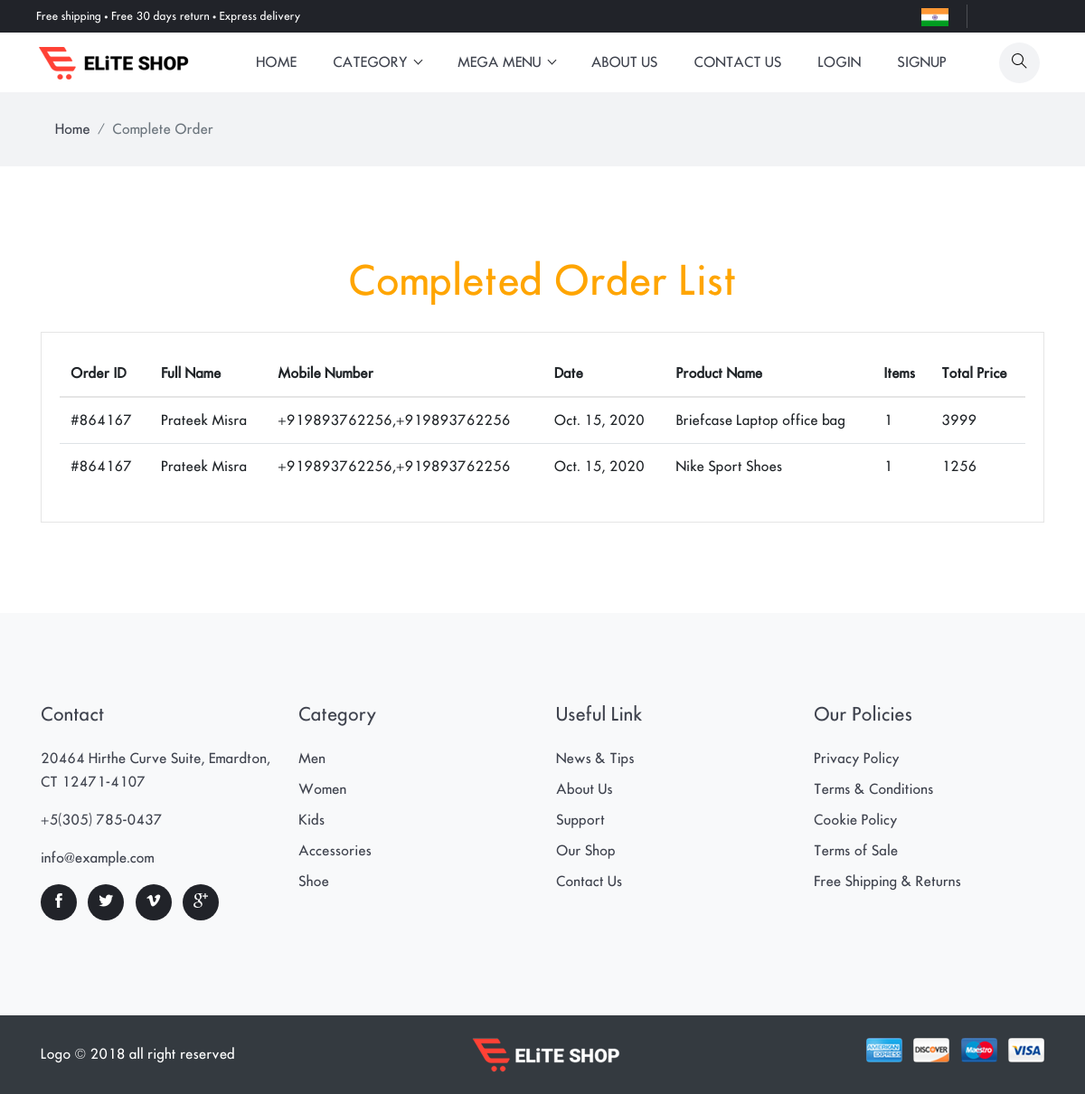
Screenshot of /Completed_Order_list/ with the database file from the repository.
### shopping/models.py (models this page shows, shortened)
class Order_product_detail(models.Model):
    order_detail = models.ForeignKey(Order_Product,on_delete=models.CASCADE,null = True)
    pro = models.ForeignKey(Product, on_delete=models.CASCADE, null=True, blank=True)
    quantity = models.IntegerField(null=True)
    totalprice = models.IntegerField(null=True)
    expected_date = models.DateField(null=True)
    status = models.CharField(max_length=100, null=True, choices=status, blank=True)

class Order_Product(models.Model):
    usr = models.ForeignKey(User, on_delete=models.CASCADE, null=True,blank=True)
    order_id = models.CharField(max_length=100,null=True,blank=True)
    fullname =  models.CharField(max_length=100,null=True)
    houes_no = models.CharField(max_length=100,null=True,blank=True)
    area_name = models.CharField(max_length=100,null=True)
    city_state = models.CharField(max_length=100,null=True)
    landmark = models.CharField(max_length=100,null=True,blank=True)
    pincode = models.CharField(max_length=100,null=True)
    mobile1 = models.CharField(max_length=100,null=True)
    mobile2 = models.CharField(max_length=100,null=True)
    payment_status = models.CharField(max_length=100,default="Not Done")
    payment_id = models.CharField(max_length=500,blank=True)
    amount = models.IntegerField(null=True,blank=True)
    orderdate = models.DateField(null=True,blank=True)

class Product(models.Model):
    subcat = models.ForeignKey(SubCategory, on_delete=models.CASCADE, null=True)
    name = models.CharField(max_length=100, null=True)
    price = models.IntegerField(null=True)
    stock = models.IntegerField(null=True)
    img1 = models.FileField(null=True)
    img2 = models.FileField(null=True)
    img3 = models.FileField(null=True)
    des = models.TextField(null=True)
    size = models.CharField(max_length=100,null=True,blank=True)

### shopping/views.py (the view)
# urls.py: path('Completed_Order_list/',Completed_Order,name = 'completed'),
def Completed_Order(request):
    data = Order_product_detail.objects.filter(status = 'Delivered')
    d = {"data":data}
    return render(request,'order.html',d)

### shopping/templates/order.html
{% extends 'base.html' %}
{% load static %}
{% block body %}
<div class="main-wrapper">
<nav class="bg-gray py-3">
  <div class="container">
    <ol class="breadcrumb">
      <li class="breadcrumb-item"><a href="index-2.html">Home</a></li>
      <li class="breadcrumb-item active" aria-current="page">Complete Order</li>
    </ol>
  </div>
</nav>
<section class="user-dashboard section">
	<div class="container">
		<div class="row">
			<div class="col-md-12">
				<center><h1 style="color:orange;font-style:monospace;">Completed Order List</h1></center>
				<div class="dashboard-wrapper user-dashboard">
					<div class="table-responsive">
						<table class="table">
							<thead>
								<tr>
									<th>Order ID</th>
									<th>Full Name</th>
									<th>Mobile Number</th>
									<th>Date</th>
									<th>Product Name</th>
									<th>Items</th>
									<th>Total Price</th>
								</tr>
							</thead>
							<tbody>
							{% for i in data %}
								<tr>
									<td>#{{ i.order_detail.order_id }}</td>
									<td>{{ i.order_detail.fullname }}</td>
									<td>{{ i.order_detail.mobile1 }},{{ i.order_detail.mobile2 }}</td>
									<td>{{ i.order_detail.orderdate }}</td>
									<td>{{ i.pro.name }}</td>
									<td>{{ i.quantity }}</td>
									<td>{{ i.totalprice }}</td>
								</tr>
							{% endfor %}
							</tbody>
						</table>
					</div>
				</div>
			</div>
		</div>
	</div>
</section>
{% endblock %}

### shopping/static/css/style.css (style rules this page uses)
body { line-height: 26px; font-family: "futura_icgregular"; font-weight: 400; -webkit-font-smoothing: antialiased; font-size: 15px; }
h1, h2, h3, h4, h5, h6, .h1, .h2, .h3, .h4, .h5, .h6 { color: #3f434e; font-family: "futura_icgregular"; font-weight: 400; }
h1, .h1 { font-size: 44px; }
body { background-color: #fff; overflow-x: hidden; }
ol, ul { list-style-type: none; margin: 0px; }
a, a:hover, a:focus { text-decoration: none; }
a, button, select, input, label { cursor: pointer; transition: .2s ease; }
.section { padding-top: 100px; padding-bottom: 100px; }
.breadcrumb { border-radius: 0; background-color: transparent; margin-bottom: 0; }
.breadcrumb-item a { color: #3f434e; }
.bg-gray { background: #f2f3f5; }
.dashboard-wrapper { border: 1px solid #e5e5e5; margin-top: 30px; padding: 20px; }
.table thead { border-bottom: 2px solid #e5e5e5; }
.table thead th { border: 0; }

### rows the page displays
Order_product_detail: order_detail.order_id "864167", order_detail.fullname "Prateek Misra", order_detail.mobile1 "+919893762256", order_detail.mobile2 "+919893762256", order_detail.orderdate "Oct. 15, 2020", pro.name "Briefcase Laptop office bag", quantity "1", totalprice "3999"
Order_product_detail: order_detail.order_id "864167", order_detail.fullname "Prateek Misra", order_detail.mobile1 "+919893762256", order_detail.mobile2 "+919893762256", order_detail.orderdate "Oct. 15, 2020", pro.name "Nike Sport Shoes", quantity "1", totalprice "1256"
